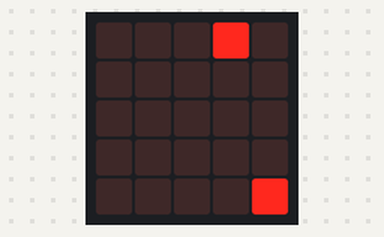
This program was run on a simulated BBC micro:bit (MakeCode). On the bench: the board's 5×5 LED display.

Above: at 0.1 s.
At 4.17 s:
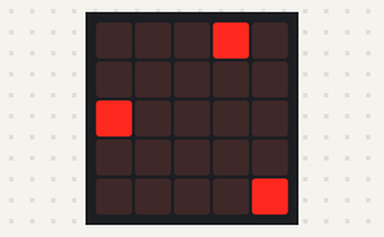
At 8.33 s:
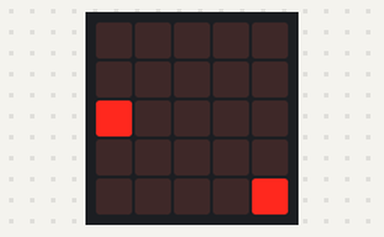
At 16.82 s:
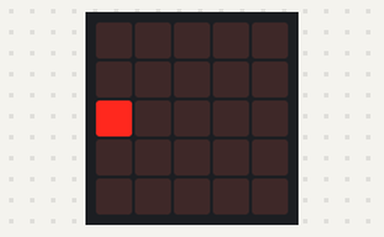
At 32.7 s:
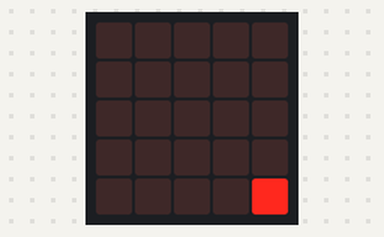
At 38.57 s:
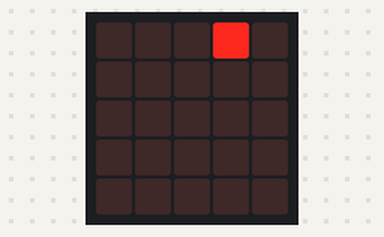

Measured:
- what the display in image 3 shows lasts 0.4 s, from 16.6 s to 17.0 s
- what the display in image 4 shows lasts 1.0 s, from 32.7 s to 33.7 s

The program:

main.ts
```typescript
basic.forever(function () {
    led.plot(3, 0)
    basic.pause(1000)
    led.unplot(3, 0)
    basic.pause(1000)
})
basic.forever(function () {
    led.toggle(4, 4)
    basic.pause(1000)
})
basic.forever(function () {
    basic.pause(1000)
    basic.showLeds(`
        . . . . .
        . . . . .
        # . . . .
        . . . . .
        . . . . .
        `)
    basic.clearScreen()
})
```

test.ts
```typescript
// aquí va el archivo "tests"; esto no se compilará cuando este paquete se utilice como una extensión.
```
